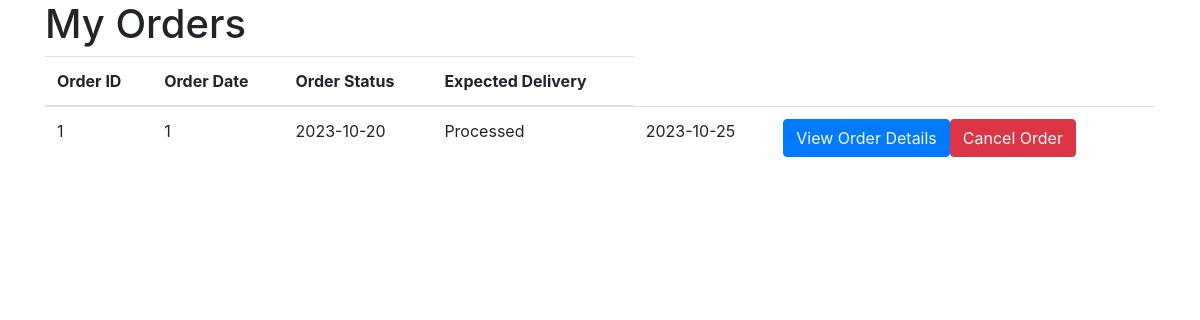
/Views/Order/my_orders.php, run on an earlier commit of the app's database.
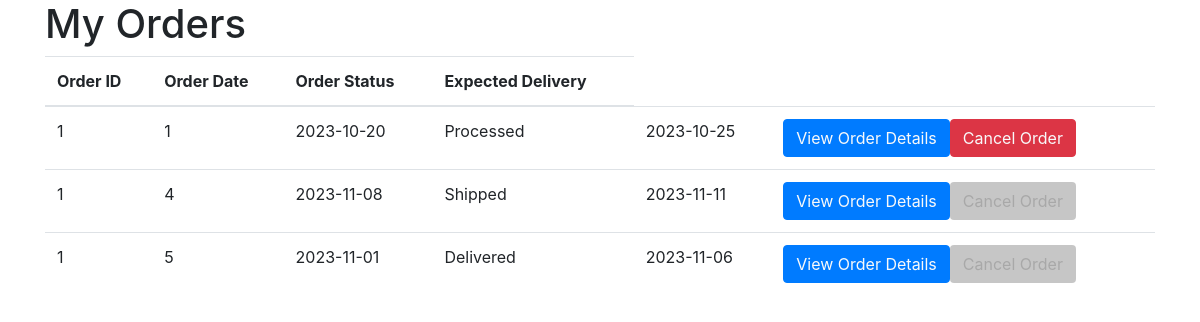
And on a later commit of the database.
### tables this page shows
CREATE TABLE `ORDER` (
    ORDER_ID INT AUTO_INCREMENT PRIMARY KEY,
    TOTAL_PRICE DECIMAL(10, 2),
    ORDER_DATE DATE,
    ORDER_STATUS VARCHAR(35),
    EXPECTED_DELIVERY DATE,
    USER_ID INT,
    FOREIGN KEY (USER_ID) REFERENCES USER(USER_ID) ON DELETE CASCADE
);

### Models/Order.php (called while the page is built, shortened)
<?php
class Order {
    private static $_connection = null;
    public function __construct() {
        if (self::$_connection == null) {
            $host = 'localhost';
            $user = 'root';
            $password = '';
            $dbname = 'shmewelry';
            self::$_connection = new mysqli($host, $user, $password, $dbname);
        }
    }
    public function getByUserID($user_id) {
        $SQL = 'SELECT * FROM `ORDER` WHERE USER_ID = ?';
        $stmt = self::$_connection->prepare($SQL);
        $stmt->bind_param('i', $user_id);
        $stmt->execute();
        $result = $stmt->get_result();
        return $result->fetch_all(MYSQLI_ASSOC);
    }
}
?>

### Views/Order/my_orders.php (the view, shortened to what this page needs)
<!DOCTYPE html>
<html lang="en">
<head>
    <link rel="stylesheet" href="https://cdn.jsdelivr.net/npm/bootstrap@4.0.0/dist/css/bootstrap.min.css">
</head>
<body>
    <div class="container">
        <h1>My Orders</h1>
        <table class="table">
            <thead>
                <tr>
                    <th scope="col">Order ID</th>
                    <th scope="col">Order Date</th>
                    <th scope="col">Order Status</th>
                    <th scope="col">Expected Delivery</th>
                </tr>
            </thead>
            <tbody>
                <?php
                include '../../Models/Order.php';
                $orderModel = new Order();
                $user_id = 1;
                $orders = $orderModel->getByUserID($user_id);
                foreach ($orders as $order) {
                    echo '<tr>
                        <td>' . $order['USER_ID'] . '</td>
                        <td>' . $order['ORDER_ID'] . '</td>
                        <td>' . $order['ORDER_DATE'] . '</td>
                        <td>' . $order['ORDER_STATUS'] . '</td>
                        <td>' . $order['EXPECTED_DELIVERY'] . '</td>
                        <td>';
                    echo '<button class="btn btn-primary">
                            <a href="view_order.php?order_id=' . $order['ORDER_ID'] . '" class="text-light">View Order Details</a>
                        </button>';
                    if ($order['ORDER_STATUS'] !== 'Shipped' && $order['ORDER_STATUS'] !== 'Delivered') {
                        echo '<button class="btn btn-danger">
                                <a href="cancel_order.php?order_id=' . $order['ORDER_ID'] . '" class="text-light">Cancel Order</a>
                            </button>';
                    } else {
                        echo '<button class="btn btn-disabled" disabled style="background-color: darkgrey; style="background-color: #555; border: 1px solid grey;">
                                Cancel Order
                            </button>';
                    }
                    echo '</td>
                    </tr>';
                }
                ?>
            </tbody>
        </table>
    </div>
</body>
</html>

What changed in the data, as far as the page shows it:
added order: USER_ID "1", ORDER_ID "4", ORDER_DATE "2023-11-08", ORDER_STATUS "Shipped", EXPECTED_DELIVERY "2023-11-11", shows "Cancel Order"
added order: USER_ID "1", ORDER_ID "5", ORDER_DATE "2023-11-01", ORDER_STATUS "Delivered", EXPECTED_DELIVERY "2023-11-06", shows "Cancel Order"
